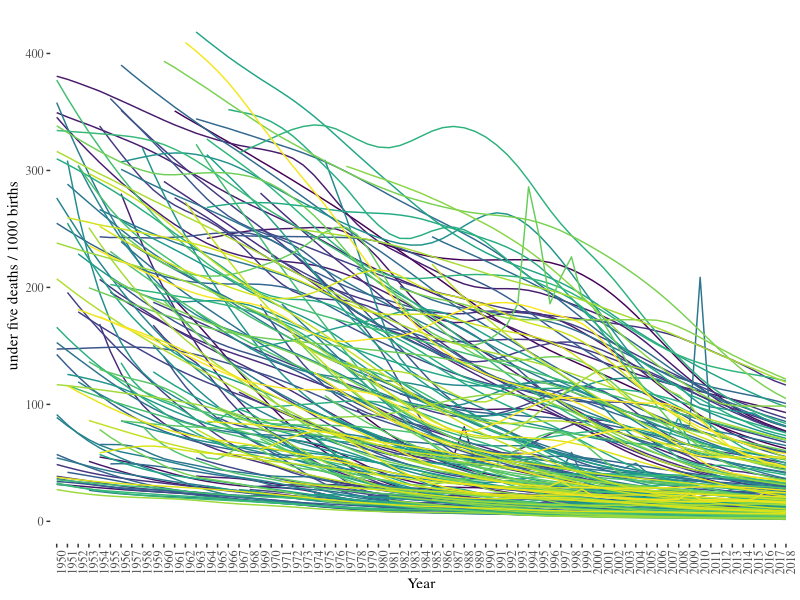
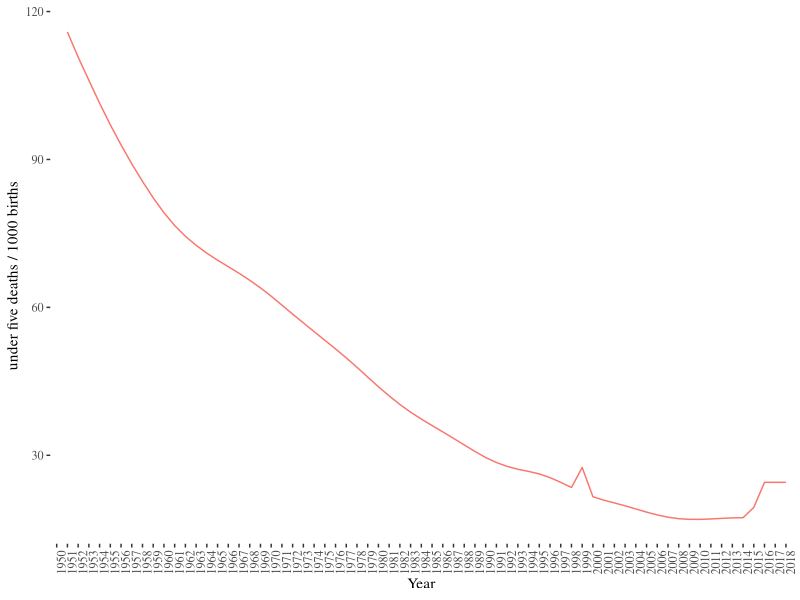
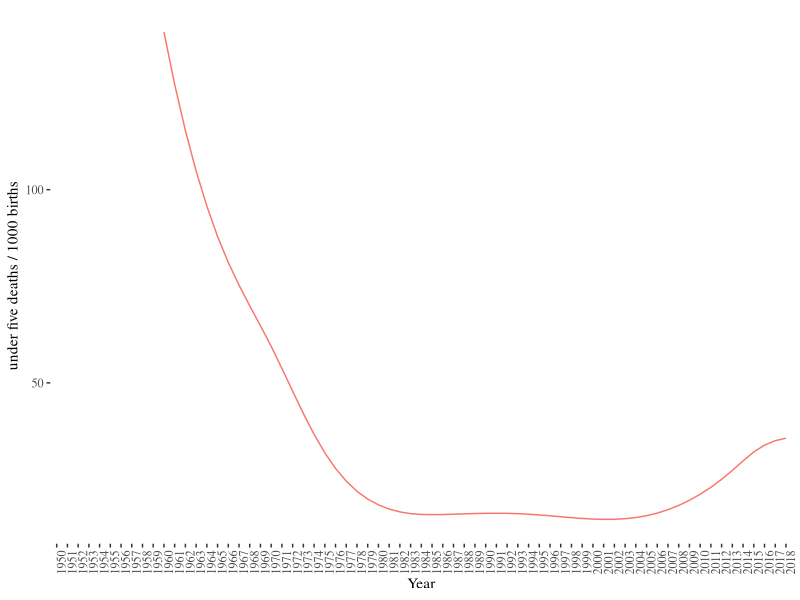

Here is the R script that generated these plots, in order:
library(tidyverse)
library(ggthemes)

output_folder <- "output"

# load data
data <- read_delim(file = file.path("data", "mortality_rates.csv"),
                   delim = ";",
                   quote = "",
                   locale = locale(decimal_mark = ","))

colnames(data) <- gsub(pattern = ",5", replacement = "", x = colnames(data))

data %>%
  filter(`Uncertainty bounds*` == "Median") %>%
  select(iso = `ISO Code`, matches("^1|2")) %>%
  gather(key = "year", value = "mr", -iso) -> data.long

# plot all
data.long %>%
  ggplot(aes(x = year, y = mr, group = iso, color= iso)) +
  geom_line() +
  scale_color_viridis_d() +
  xlab("Year") + ylab("under five deaths / 1000 births") +
  theme_tufte() +
  theme(legend.position = "none", axis.text.x = element_text(angle = 90, hjust = 1)) -> p

pdf(file = file.path(output_folder, "all_mortality_rates.pdf"), width = 10)
print(p)
dev.off()

# venezuela
data.long %>%
  filter(iso == "VEN") %>%
  ggplot(aes(x = year, y = mr, group = iso, color= iso)) +
  geom_line() +
  xlab("Year") + ylab("under five deaths / 1000 births") +
  theme_tufte() +
  theme(legend.position = "none", axis.text.x = element_text(angle = 90, hjust = 1)) -> p

pdf(file = file.path(output_folder, "ven_mortality_rates.pdf"), width = 10)
print(p)
dev.off()

# dominica
data.long %>%
  filter(iso == "DMA") %>%
  ggplot(aes(x = year, y = mr, group = iso, color= iso)) +
  geom_line() +
  xlab("Year") + ylab("under five deaths / 1000 births") +
  theme_tufte() +
  theme(legend.position = "none", axis.text.x = element_text(angle = 90, hjust = 1)) -> p

pdf(file = file.path(output_folder, "dma_mortality_rates.pdf"), width = 10)
print(p)
dev.off()
